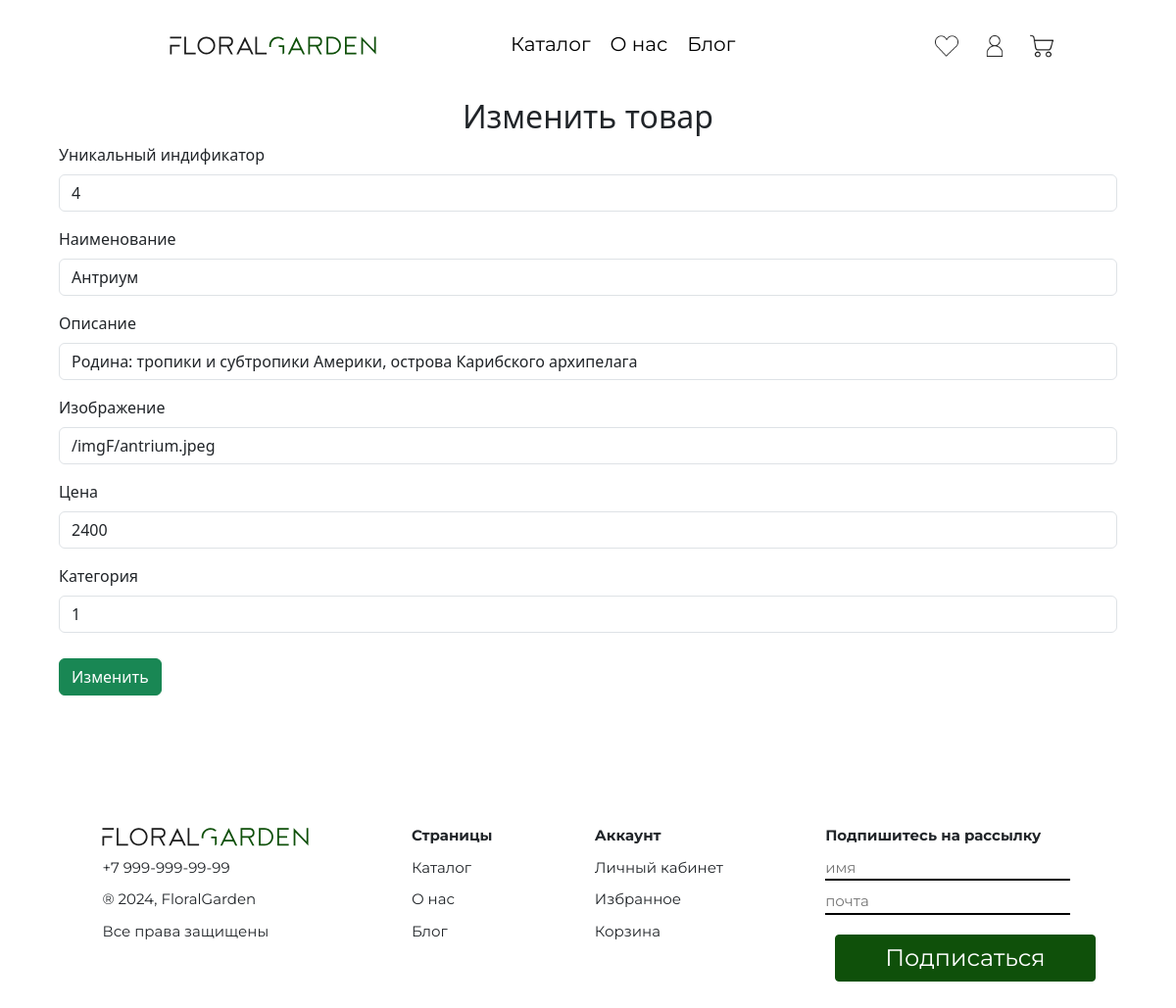
The app's page /floralGarden/pages/update.php?id=4 with its own data.
### tables this page shows
CREATE TABLE `goods` (
  `id` int NOT NULL,
  `name` varchar(255) NOT NULL,
  `description` varchar(255) NOT NULL,
  `img` varchar(255) NOT NULL,
  `price` int NOT NULL,
  `category` int NOT NULL,
  `count` int NOT NULL
);

### floralGarden/pages/update.php (the view, shortened to what this page needs)
<?php
    $root = $_SERVER['DOCUMENT_ROOT'];
    include "$root/php/bd.php";
?>
<!DOCTYPE html>
<html lang="en">
<?php
    $root = $_SERVER['DOCUMENT_ROOT'];
    include "$root/php/modules/header.php";
?>
<main class="personal_main">
    <section class="container my-5">
        <h2 class="text-center">Изменить товар</h2>
        <?php
            $id = $_GET['id'];
            $cards = $mysql->query("SELECT * FROM `goods` WHERE `id` = '$id'");
            $card = mysqli_fetch_assoc($cards);
        ?>
        <form class="row g-3 needs-validation" method="POST" action="/php/redact.php" novalidate>
            <div class="col-md-12">
                <label for="validationCustom01" class="form-label">Уникальный индификатор</label>
                <input type="number" value="<?=$card['id']?>" name="id" class="form-control" id="validationCustom01" readonly required>
            </div>
            <div class="col-md-12">
                <label for="validationCustom01" class="form-label">Наименование</label>
                <input type="text" value="<?=$card['name']?>" name="name" class="form-control" id="validationCustom01"  required>
            </div>
            <div class="col-md-12">
                <label for="validationCustom01" class="form-label">Описание</label>
                <input type="text" value="<?=$card['description']?>" name="description" class="form-control" id="validationCustom01"  required>
            </div>
            <div class="col-md-12">
                <label for="validationCustom01" class="form-label">Изображение</label>
                <input type="text" value="<?=$card['img']?>" name="img" class="form-control" id="validationCustom01"  required>
            </div>
            <div class="col-md-12">
                <label for="validationCustom01" class="form-label">Цена</label>
                <input type="number" value="<?=$card['price']?>" name="price" class="form-control" id="validationCustom01"  required>
            </div>
            <div class="col-md-12">
                <label for="validationCustom01" class="form-label">Категория</label>
                <input type="number" value="<?=$card['category']?>" name="category" class="form-control" id="validationCustom01"  required>
            </div>
            <div class="col-12">
                <button class="btn btn-success" type="submit">Изменить</button>
            </div>
        </form>
    </section>
</main>
<footer>
        <ul>
            <li class="fl"><img src="img/FloralGardenFooter.svg" alt="">
            <li>+7 999-999-99-99</li>
            <li>® 2024, FloralGarden</li>
            <li>Все права защищены</li>
        </ul>
        <ul>
            <li><b>Страницы</b></li>
            <li>Каталог</li>
            <li>О нас</li>
            <li>Блог</li>
        </ul>
        <ul class="foor4">
            <li><b>Аккаунт</b></li>
            <li>Личный кабинет</li>
            <li>Избранное</li>
            <li>Корзина</li>
        </ul>
        <ul class="footRas">
            <li><b>Подпишитесь на рассылку</b></li>
            <li><input type="text" placeholder="имя" ></li>
            <li><input type="text" placeholder="почта"></li>
            <li><button class="button">Подписаться</button></li>
        </ul>
        </footer>
</body>
</html>

### floralGarden/css/style.css (style rules this page uses)
* { margin: 0; padding: 0; }
html,body { height: 100%; }
body { display: flex; flex-direction: column; }
main { flex: 1 1 auto; }
a, li, p, h1 { font-family: "Montserrat"; }
.button { width: fit-content; border-radius: 4px; border:1px solid #0F500A; background-color: #0F500A; padding: 5px 50px 5px 50px; color: rgb(255, 255, 255); margin: 10px; }
.container { display: flex; justify-content: center; }
button { border: 1px solid black ; background-color: white; padding: 5px 20px 5px 20px; font-size: 24px; border-radius: 4px; }
footer { display: flex; justify-content: space-evenly; }
footer ul { list-style-type: none; margin-top: 64px; }
footer li { margin-bottom: 10px; font-size: 18px; }
input { border: none; border-bottom: 2px solid rgb(0, 0, 0); width: 250px; }
.btn { margin-top: 10px; }
input { margin-right: 10px; }
form { margin-bottom: 20px; }
@media (max-width: 1300px) { footer ul li { font-size: 15px; } }

### floralGarden/css/catalog.css (style rules this page uses)
main { margin-top: 100px; }
.personal_main { margin-top: 100px; margin-left: 0; }
.container { width: 92%; display: flex; flex-direction: column; }

### records on screen
goods: id "4", name "Антриум", description "Родина: тропики и субтропики Америки, острова Карибского архипелага", img "/imgF/antrium.jpeg", price "2400", category "1"
